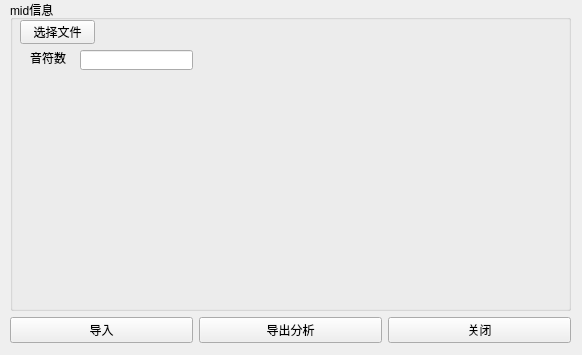
<?xml version="1.0" encoding="UTF-8"?>
<ui version="4.0">
 <class>Form</class>
 <widget class="QWidget" name="Form">
  <property name="geometry">
   <rect>
    <x>0</x>
    <y>0</y>
    <width>582</width>
    <height>355</height>
   </rect>
  </property>
  <property name="windowTitle">
   <string>Form</string>
  </property>
  <widget class="QGroupBox" name="groupBox">
   <property name="geometry">
    <rect>
     <x>10</x>
     <y>0</y>
     <width>561</width>
     <height>311</height>
    </rect>
   </property>
   <property name="title">
    <string>mid信息</string>
   </property>
   <widget class="QPushButton" name="file_chose_button">
    <property name="geometry">
     <rect>
      <x>10</x>
      <y>20</y>
      <width>75</width>
      <height>24</height>
     </rect>
    </property>
    <property name="text">
     <string>选择文件</string>
    </property>
   </widget>
   <widget class="QLabel" name="note_count_label">
    <property name="geometry">
     <rect>
      <x>20</x>
      <y>50</y>
      <width>54</width>
      <height>16</height>
     </rect>
    </property>
    <property name="text">
     <string>音符数</string>
    </property>
   </widget>
   <widget class="QLineEdit" name="note_count_shower">
    <property name="geometry">
     <rect>
      <x>70</x>
      <y>50</y>
      <width>113</width>
      <height>20</height>
     </rect>
    </property>
   </widget>
  </widget>
  <widget class="QWidget" name="horizontalLayoutWidget">
   <property name="geometry">
    <rect>
     <x>10</x>
     <y>310</y>
     <width>561</width>
     <height>41</height>
    </rect>
   </property>
   <layout class="QHBoxLayout" name="horizontalLayout">
    <item>
     <widget class="QPushButton" name="input_button">
      <property name="text">
       <string>导入</string>
      </property>
     </widget>
    </item>
    <item>
     <widget class="QPushButton" name="output_button">
      <property name="text">
       <string>导出分析</string>
      </property>
     </widget>
    </item>
    <item>
     <widget class="QPushButton" name="close_button">
      <property name="text">
       <string>关闭</string>
      </property>
     </widget>
    </item>
   </layout>
  </widget>
 </widget>
 <resources/>
 <connections/>
</ui>
